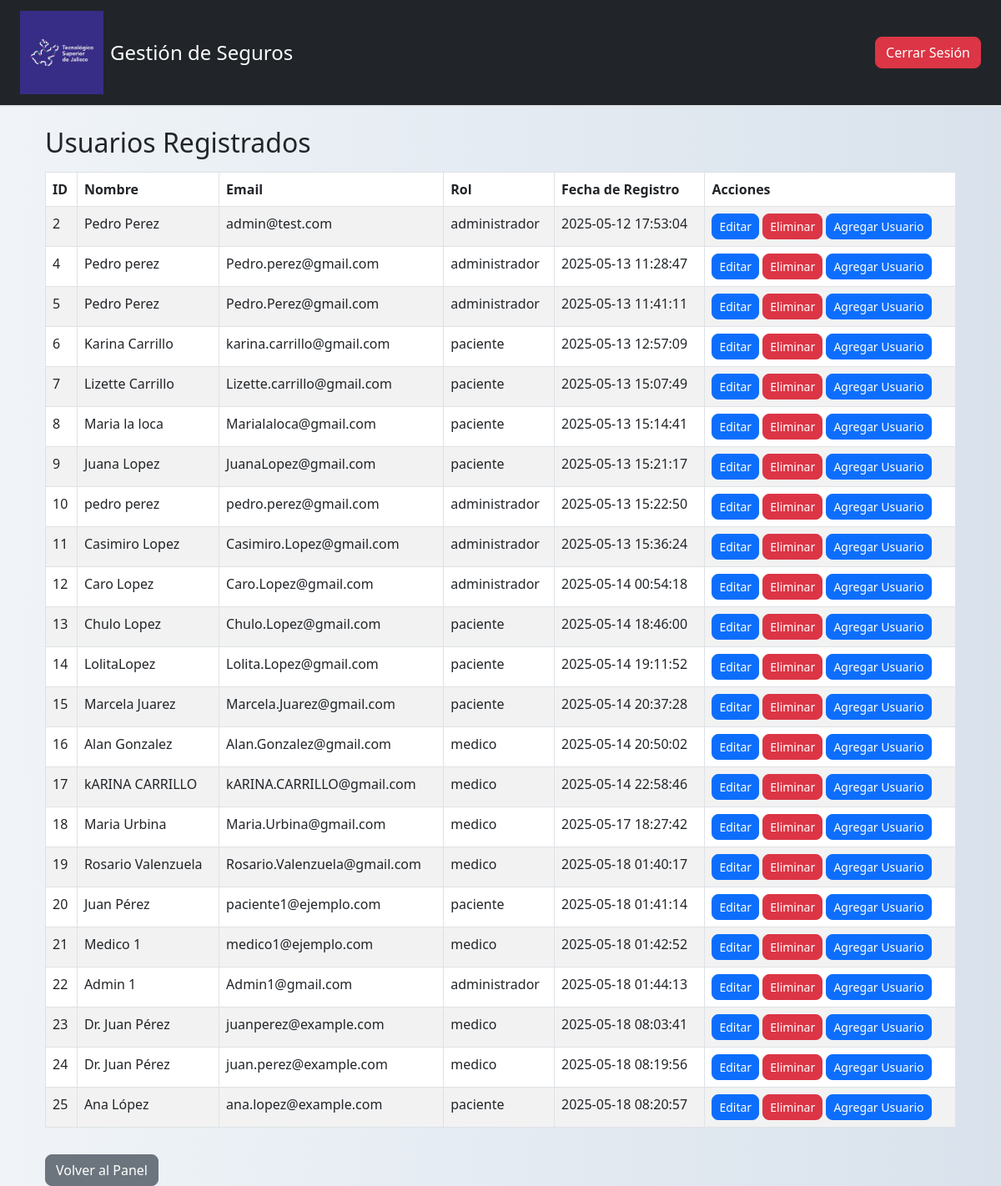
/admin/usuarios (signed in), run on the app's committed database.
### tables this page shows
CREATE TABLE usuarios (
            id INTEGER PRIMARY KEY AUTOINCREMENT,
            nombre TEXT,
            email TEXT UNIQUE,
            contrasena TEXT,
            rol TEXT,
            fecha_registro TEXT
        );

### utils/permisos.py (the view)
        def envoltura(*args, **kwargs):
            if 'usuario_id' not in session or session.get('usuario_rol') not in roles_permitidos:
                flash('Acceso no autorizado.')
                return redirect(url_for('auth.login'))
            return func(*args, **kwargs)

### mi_app/administrador/routes.py (called while the page is built)
def get_db_connection():
    conn = sqlite3.connect('base_datos.db')
    conn.row_factory = sqlite3.Row
    return conn

@admin_bp.route('/usuarios')
@verificar_acceso_restringido(['administrador'])
def listar_usuarios():
    if 'usuario_id' not in session or session.get('usuario_rol') != 'administrador':
        flash('Acceso no autorizado.')
        return redirect(url_for('auth.login'))
    conn = get_db_connection()
    usuarios = conn.execute('SELECT * FROM usuarios').fetchall()
    conn.close()
    return render_template('administrador/listar_usuarios.html', usuarios=usuarios)

### utils/permisos.py (called while the page is built)
def verificar_acceso_restringido(roles_permitidos):
    def decorador(func):
        def envoltura(*args, **kwargs):
            if 'usuario_id' not in session or session.get('usuario_rol') not in roles_permitidos:
                flash('Acceso no autorizado.')
                return redirect(url_for('auth.login'))
            return func(*args, **kwargs)
        envoltura.__name__ = func.__name__
        return envoltura
    return decorador

### mi_app/templates/administrador/listar_usuarios.html (shortened to what this page needs)
{% extends "base.html" %}
{% block content %}
<div class="container mt-4">
    <h2 class="mb-3">Usuarios Registrados</h2>
    <table class="table table-bordered table-striped">
        <thead>
            <tr>
                <th>ID</th>
                <th>Nombre</th>
                <th>Email</th>
                <th>Rol</th>
                <th>Fecha de Registro</th>
                <th>Acciones</th>
            </tr>
        </thead>
        <tbody>
            {% for usuario in usuarios %}
            <tr>
                <td>{{ usuario.id }}</td>
                <td>{{ usuario.nombre }}</td>
                <td>{{ usuario.email }}</td>
                <td>{{ usuario.rol }}</td>
                <td>{{ usuario.fecha_registro }}</td>
                <td>
                    <a href="{{ url_for('admin.editar_usuario', id=usuario.id) }}" class="btn btn-sm btn-primary">Editar</a>
<a href="{{ url_for('admin.eliminar_usuario', id=usuario.id) }}" class="btn btn-sm btn-danger" onclick="return confirm('¿Estás seguro de que deseas eliminar este usuario?');">Eliminar</a>
<a href="{{ url_for('admin.registrar_usuario') }}" class="btn btn-sm btn-primary">Agregar Usuario</a>
               </td>
            </tr>
            {% endfor %}
        </tbody>
    </table>
    <a href="{{ url_for('admin.dashboard') }}" class="btn btn-secondary mt-3">Volver al Panel</a>
</div>
{% endblock %}

### mi_app/templates/base.html (shortened to what this page needs)
<!DOCTYPE html>
<html lang="es">
<head>
    <link rel="stylesheet" href="https://cdn.jsdelivr.net/npm/bootstrap@5.3.0/dist/css/bootstrap.min.css">
</head>
<body>
    <nav class="navbar navbar-expand-lg navbar-dark bg-dark px-4">
        <a class="navbar-brand d-flex align-items-center" href="{{ url_for('main.index') }}">
            <img src="{{ url_for('static', filename='img/TSJZapopan_Logo.jpg') }}" alt="Logo" style="height: 100px;" class="me-2">
            <span class="fs-4">Gestión de Seguros</span>
        </a>
        <div class="ms-auto">
            {% if 'usuario_id' not in session %}
                <a href="{{ url_for('auth.login') }}" class="btn btn-outline-light me-2">Iniciar Sesión</a>
                <a href="{{ url_for('auth.registro_usuario') }}" class="btn btn-light">Registrarse</a>
            {% else %}
                <a href="{{ url_for('auth.logout') }}" class="btn btn-danger">Cerrar Sesión</a>
            {% endif %}
        </div>
    </nav>
    <div class="container mt-4">
        {% block content %}{% endblock %}
    </div>
</body>
</html>

### mi_app/templates/base.html (style rules this page uses)
body { background: linear-gradient(to right, #f0f4f8, #d9e2ec); color: #212529; min-height: 100vh; margin: 0; }
.card, .table, .form-control { background-color: #ffffff; color: #000; border-radius: 0.5rem; }
.btn { border-radius: 0.5rem; }
.navbar { border-bottom: 2px solid #dee2e6; }

### data on the page
usuarios: id "2", nombre "Pedro Perez", email "admin@test.com", rol "administrador", fecha_registro "2025-05-12 17:53:04"
usuarios: id "4", nombre "Pedro perez", email "Pedro.perez@gmail.com", rol "administrador", fecha_registro "2025-05-13 11:28:47"
usuarios: id "5", nombre "Pedro Perez", email "Pedro.Perez@gmail.com", rol "administrador", fecha_registro "2025-05-13 11:41:11"
usuarios: id "6", nombre "Karina Carrillo", email "karina.carrillo@gmail.com", rol "paciente", fecha_registro "2025-05-13 12:57:09"
usuarios: id "7", nombre "Lizette Carrillo", email "Lizette.carrillo@gmail.com", rol "paciente", fecha_registro "2025-05-13 15:07:49"
usuarios: id "8", nombre "Maria la loca", email "Marialaloca@gmail.com", rol "paciente", fecha_registro "2025-05-13 15:14:41"
usuarios: id "9", nombre "Juana Lopez", email "JuanaLopez@gmail.com", rol "paciente", fecha_registro "2025-05-13 15:21:17"
usuarios: id "10", nombre "pedro perez", email "pedro.perez@gmail.com", rol "administrador", fecha_registro "2025-05-13 15:22:50"
usuarios: id "11", nombre "Casimiro Lopez", email "Casimiro.Lopez@gmail.com", rol "administrador", fecha_registro "2025-05-13 15:36:24"
usuarios: id "12", nombre "Caro Lopez", email "Caro.Lopez@gmail.com", rol "administrador", fecha_registro "2025-05-14 00:54:18"
usuarios: id "13", nombre "Chulo Lopez", email "Chulo.Lopez@gmail.com", rol "paciente", fecha_registro "2025-05-14 18:46:00"
usuarios: id "14", nombre "LolitaLopez", email "Lolita.Lopez@gmail.com", rol "paciente", fecha_registro "2025-05-14 19:11:52"
usuarios: id "15", nombre "Marcela Juarez", email "Marcela.Juarez@gmail.com", rol "paciente", fecha_registro "2025-05-14 20:37:28"
usuarios: id "16", nombre "Alan Gonzalez", email "Alan.Gonzalez@gmail.com", rol "medico", fecha_registro "2025-05-14 20:50:02"
usuarios: id "17", nombre "kARINA CARRILLO", email "kARINA.CARRILLO@gmail.com", rol "medico", fecha_registro "2025-05-14 22:58:46"
usuarios: id "18", nombre "Maria Urbina", email "Maria.Urbina@gmail.com", rol "medico", fecha_registro "2025-05-17 18:27:42"
usuarios: id "19", nombre "Rosario Valenzuela", email "Rosario.Valenzuela@gmail.com", rol "medico", fecha_registro "2025-05-18 01:40:17"
usuarios: id "20", nombre "Juan Pérez", email "paciente1@ejemplo.com", rol "paciente", fecha_registro "2025-05-18 01:41:14"
usuarios: id "21", nombre "Medico 1", email "medico1@ejemplo.com", rol "medico", fecha_registro "2025-05-18 01:42:52"
usuarios: id "22", nombre "Admin 1", email "Admin1@gmail.com", rol "administrador", fecha_registro "2025-05-18 01:44:13"
usuarios: id "23", nombre "Dr. Juan Pérez", email "juanperez@example.com", rol "medico", fecha_registro "2025-05-18 08:03:41"
usuarios: id "24", nombre "Dr. Juan Pérez", email "juan.perez@example.com", rol "medico", fecha_registro "2025-05-18 08:19:56"
usuarios: id "25", nombre "Ana López", email "ana.lopez@example.com", rol "paciente", fecha_registro "2025-05-18 08:20:57"
